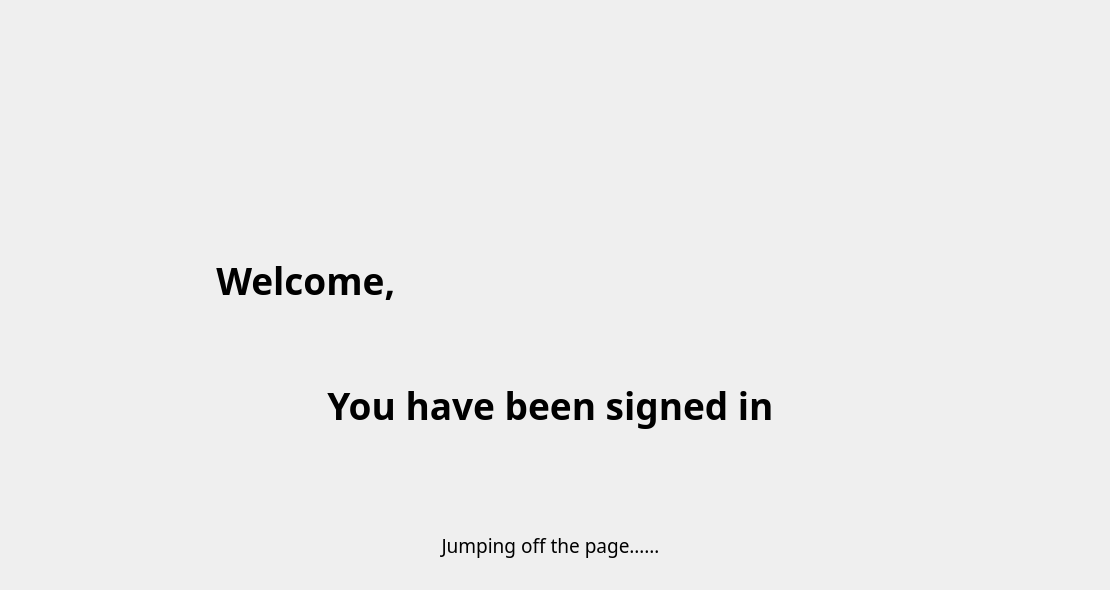
   <widget class="QWidget" name="login_su_page">
    <widget class="QLabel" name="label_7">
     <property name="geometry">
      <rect>
       <x>0</x>
       <y>350</y>
       <width>1101</width>
       <height>111</height>
      </rect>
     </property>
     <property name="font">
      <font>
       <family>Bahnschrift SemiBold</family>
       <pointsize>28</pointsize>
       <weight>75</weight>
       <bold>true</bold>
      </font>
     </property>
     <property name="styleSheet">
      <string notr="true">QTextBrowser{background-color: rgb(255,132,139,0); border-radius:3px; color:rgb(0,0,0);}</string>
     </property>
     <property name="text">
      <string>You have been signed in</string>
     </property>
     <property name="alignment">
      <set>Qt::AlignCenter</set>
     </property>
    </widget>
    <widget class="QLabel" name="label_8">
     <property name="geometry">
      <rect>
       <x>0</x>
       <y>510</y>
       <width>1101</width>
       <height>71</height>
      </rect>
     </property>
     <property name="font">
      <font>
       <family>Bahnschrift Light</family>
       <pointsize>14</pointsize>
      </font>
     </property>
     <property name="text">
      <string>Jumping off the page……</string>
     </property>
     <property name="alignment">
      <set>Qt::AlignCenter</set>
     </property>
    </widget>
    <widget class="QTextBrowser" name="textBrowser">
     <property name="geometry">
      <rect>
       <x>440</x>
       <y>240</y>
       <width>441</width>
       <height>91</height>
      </rect>
     </property>
     <property name="font">
      <font>
       <family>Bahnschrift SemiBold</family>
       <pointsize>28</pointsize>
       <weight>75</weight>
       <bold>true</bold>
      </font>
     </property>
     <property name="styleSheet">
      <string notr="true">QTextBrowser{background-color: rgb(255,132,139,0); border-radius:3px; color:rgb(0,0,0);}</string>
     </property>
     <property name="html">
      <string>&lt;!DOCTYPE HTML PUBLIC &quot;-//W3C//DTD HTML 4.0//EN&quot; &quot;http://www.w3.org/TR/REC-html40/strict.dtd&quot;&gt;
&lt;html&gt;&lt;head&gt;&lt;meta name=&quot;qrichtext&quot; content=&quot;1&quot; /&gt;&lt;style type=&quot;text/css&quot;&gt;
p, li { white-space: pre-wrap; }
&lt;/style&gt;&lt;/head&gt;&lt;body style=&quot; font-family:'Bahnschrift SemiBold'; font-size:28pt; font-weight:600; font-style:normal;&quot;&gt;
&lt;p align=&quot;center&quot; style=&quot;-qt-paragraph-type:empty; margin-top:0px; margin-bottom:0px; margin-left:0px; margin-right:0px; -qt-block-indent:0; text-indent:0px;&quot;&gt;&lt;br /&gt;&lt;/p&gt;&lt;/body&gt;&lt;/html&gt;</string>
     </property>
    </widget>
    <widget class="QLabel" name="label_9">
     <property name="geometry">
      <rect>
       <x>150</x>
       <y>210</y>
       <width>321</width>
       <height>141</height>
      </rect>
     </property>
     <property name="font">
      <font>
       <family>Bahnschrift SemiBold</family>
       <pointsize>28</pointsize>
       <weight>75</weight>
       <bold>true</bold>
      </font>
     </property>
     <property name="text">
      <string>Welcome, </string>
     </property>
     <property name="alignment">
      <set>Qt::AlignCenter</set>
     </property>
    </widget>
   </widget>
